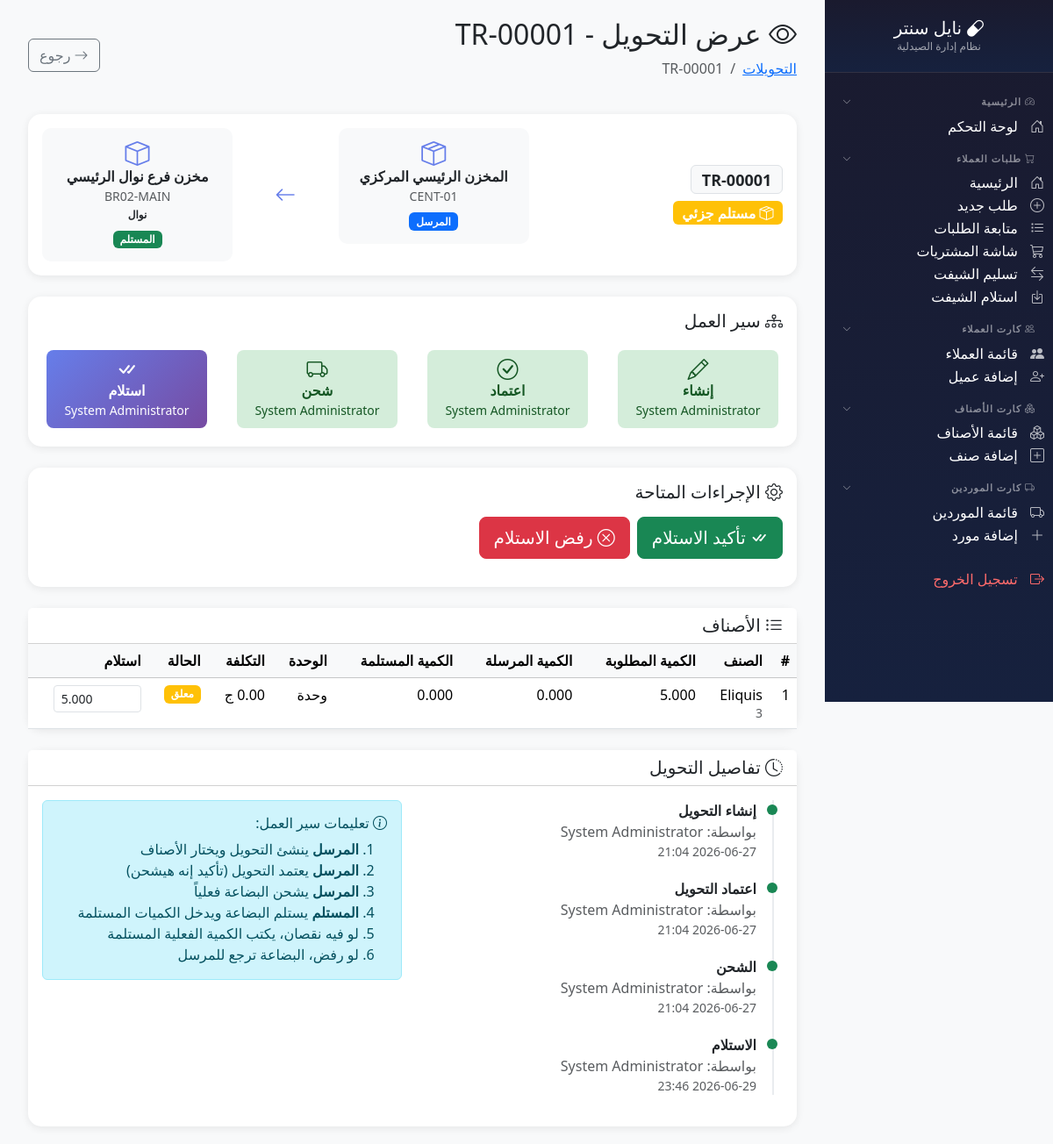
The page /modules/inventory/transfers/view.php?id=1 (signed in) on the database as committed earlier.
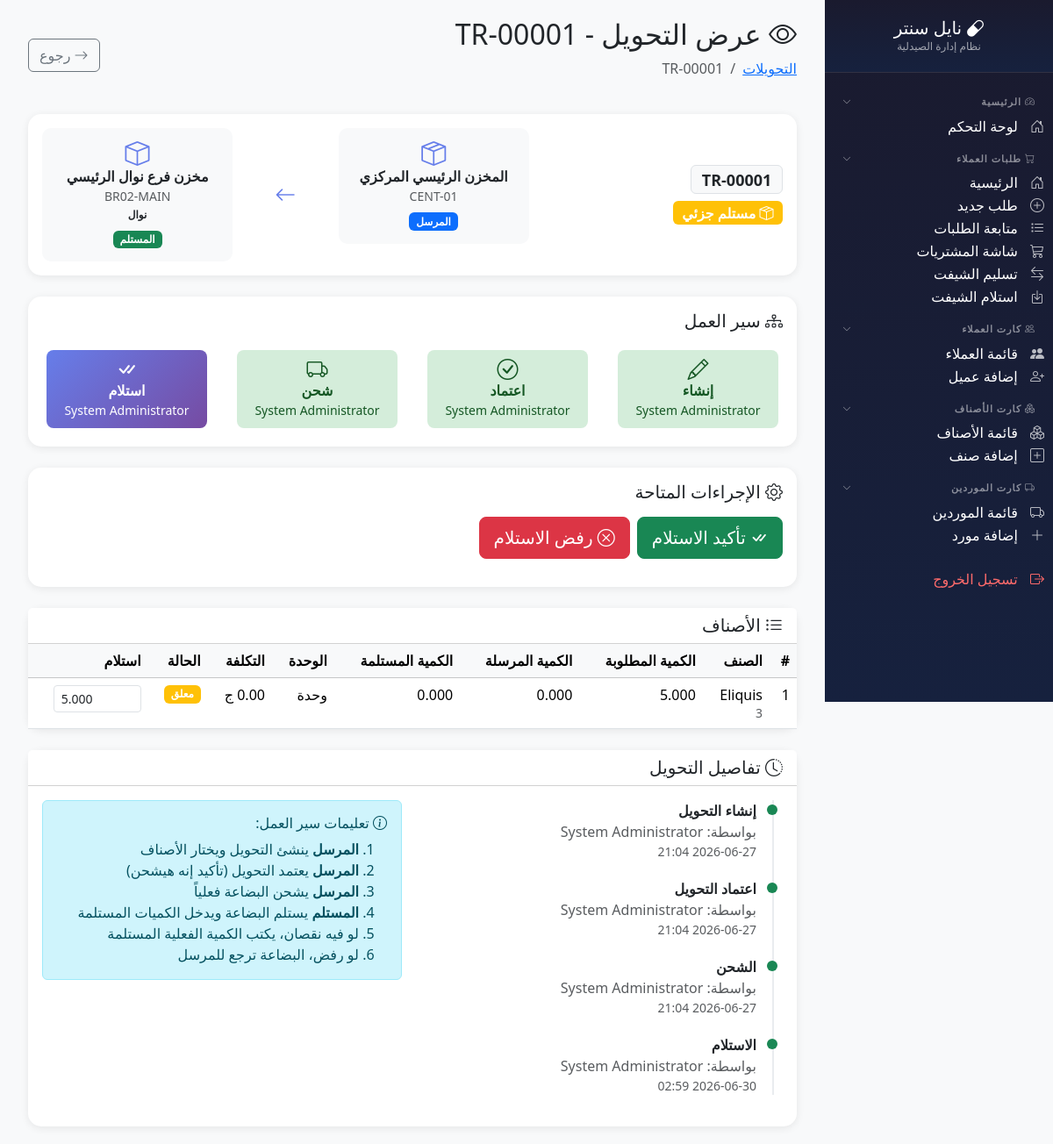
The same page on the database as committed later.
### tables this page shows
CREATE TABLE `inventory_transfers` (
  `id` int(11) NOT NULL,
  `transfer_code` varchar(20) NOT NULL,
  `from_store_id` int(11) NOT NULL,
  `to_store_id` int(11) NOT NULL,
  `from_branch_id` int(11) DEFAULT NULL,
  `to_branch_id` int(11) DEFAULT NULL,
  `transfer_type` enum('internal','branch_to_branch','central_to_branch','branch_to_central') NOT NULL,
  `status` enum('draft','pending','approved','shipped','partial_received','received','rejected','cancelled') DEFAULT 'draft',
  `total_items` int(11) DEFAULT 0,
  `total_quantity` decimal(12,3) DEFAULT 0.000,
  `total_cost` decimal(12,2) DEFAULT 0.00,
  `total_sell` decimal(12,2) DEFAULT 0.00,
  `notes` text DEFAULT NULL,
  `requested_by` int(11) DEFAULT NULL,
  `approved_by` int(11) DEFAULT NULL,
  `shipped_by` int(11) DEFAULT NULL,
  `received_by` int(11) DEFAULT NULL,
  `requested_at` datetime DEFAULT NULL,
  `approved_at` datetime DEFAULT NULL,
  `shipped_at` datetime DEFAULT NULL,
  `received_at` datetime DEFAULT NULL,
  `transfer_date` date DEFAULT NULL,
  `created_at` timestamp NOT NULL DEFAULT current_timestamp()
);

CREATE TABLE `stores` (
  `id` int(11) NOT NULL,
  `store_code` varchar(20) NOT NULL,
  `store_name` varchar(100) NOT NULL,
  `store_type` enum('main','sub') NOT NULL DEFAULT 'sub',
  `store_category` enum('warehouse','pharmacy','expired','damaged','surplus','general') NOT NULL DEFAULT 'general',
  `branch_id` int(11) DEFAULT NULL,
  `parent_store_id` int(11) DEFAULT NULL,
  `is_active` tinyint(1) DEFAULT 1,
  `notes` text DEFAULT NULL,
  `created_by` int(11) DEFAULT NULL,
  `created_at` timestamp NOT NULL DEFAULT current_timestamp(),
  `updated_at` timestamp NOT NULL DEFAULT current_timestamp() ON UPDATE current_timestamp()
);

CREATE TABLE `branches` (
  `id` int(11) NOT NULL,
  `branch_code` varchar(20) NOT NULL,
  `branch_name` varchar(100) NOT NULL,
  `address` varchar(200) DEFAULT NULL,
  `phone` varchar(20) DEFAULT NULL,
  `is_active` tinyint(1) DEFAULT 1,
  `created_at` timestamp NOT NULL DEFAULT current_timestamp()
);

CREATE TABLE `users` (
  `id` int(11) NOT NULL,
  `username` varchar(50) NOT NULL,
  `password` varchar(255) NOT NULL,
  `full_name` varchar(100) NOT NULL,
  `role` enum('admin','pharmacist','purchaser','cashier') DEFAULT 'pharmacist',
  `branch_code` varchar(20) DEFAULT NULL,
  `phone` varchar(20) DEFAULT NULL,
  `is_active` tinyint(1) DEFAULT 1,
  `last_login` datetime DEFAULT NULL,
  `created_at` timestamp NOT NULL DEFAULT current_timestamp(),
  `updated_at` timestamp NOT NULL DEFAULT current_timestamp() ON UPDATE current_timestamp()
);

### modules/inventory/transfers/view.php (the view, shortened to what the changed rows need)
<?php
$db = getDB();
$transfer_id = intval($_GET['id'] ?? 0);
$stmt = $db->prepare("
    SELECT t.*,
        fs.store_name as from_store_name, fs.store_code as from_store_code,
        ts.store_name as to_store_name, ts.store_code as to_store_code,
        fb.branch_name as from_branch_name,
        tb.branch_name as to_branch_name,
        u1.full_name as requested_by_name,
        u2.full_name as approved_by_name,
        u3.full_name as shipped_by_name,
        u4.full_name as received_by_name
    FROM inventory_transfers t
    LEFT JOIN stores fs ON t.from_store_id = fs.id
    LEFT JOIN stores ts ON t.to_store_id = ts.id
    LEFT JOIN branches fb ON t.from_branch_id = fb.id
    LEFT JOIN branches tb ON t.to_branch_id = tb.id
    LEFT JOIN users u1 ON t.requested_by = u1.id
    LEFT JOIN users u2 ON t.approved_by = u2.id
    LEFT JOIN users u3 ON t.shipped_by = u3.id
    LEFT JOIN users u4 ON t.received_by = u4.id
    WHERE t.id = ?
");
$stmt->execute([$transfer_id]);
$transfer = $stmt->fetch();
$status_labels = [
    'draft' => ['مسودة', 'bg-secondary', 'bi-pencil'],
    'pending' => ['معلق', 'bg-warning text-dark', 'bi-clock'],
    'approved' => ['معتمد', 'bg-info', 'bi-check-circle'],
    'shipped' => ['مرسل', 'bg-primary', 'bi-truck'],
    'partial_received' => ['مستلم جزئي', 'bg-warning', 'bi-box-seam'],
    'received' => ['مستلم', 'bg-success', 'bi-check-all'],
    'rejected' => ['مرفوض', 'bg-danger', 'bi-x-circle'],
    'cancelled' => ['ملغي', 'bg-dark', 'bi-x-octagon']
];
$status_info = $status_labels[$transfer['status']] ?? ['غير معروف', 'bg-secondary', 'bi-question'];
$page_title = 'عرض التحويل - ' . $transfer['transfer_code'];
?>
<!DOCTYPE html>
<html lang="ar" dir="rtl">
<head>
    <link href="https://cdn.jsdelivr.net/npm/bootstrap@5.3.2/dist/css/bootstrap.rtl.min.css" rel="stylesheet">
    <link href="https://cdn.jsdelivr.net/npm/bootstrap-icons@1.11.1/font/bootstrap-icons.css" rel="stylesheet">
</head>
<body>
    <div class="main-content">
        <div class="container-fluid">
            <div class="d-flex justify-content-between align-items-center mb-4">
                <div>
                    <h2><i class="bi bi-eye"></i> <?= $page_title ?></h2>
                    <nav aria-label="breadcrumb">
                        <ol class="breadcrumb">
                            <li class="breadcrumb-item"><a href="index.php">التحويلات</a></li>
                            <li class="breadcrumb-item active"><?= htmlspecialchars($transfer['transfer_code']) ?></li>
                        </ol>
                    </nav>
                </div>
            </div>
            <div class="card mb-4">
                <div class="card-body">
                    <div class="row align-items-center">
                        <div class="col-md-4">
                            <h4><span class="badge bg-light text-dark border"><?= htmlspecialchars($transfer['transfer_code']) ?></span></h4>
                            <span class="badge <?= $status_info[1] ?> fs-6">
                                <i class="bi <?= $status_info[2] ?>"></i> <?= $status_info[0] ?>
                            </span>
                        </div>
                        <div class="col-md-8">
                            <div class="row">
                                <div class="col-5">
                                    <div class="store-box">
                                        <i class="bi bi-box-seam"></i>
                                        <div class="fw-bold"><?= htmlspecialchars($transfer['from_store_name']) ?></div>
                                        <small class="text-muted"><?= htmlspecialchars($transfer['from_store_code']) ?></small>
                                        <div class="mt-2"><span class="badge bg-primary">المرسل</span></div>
                                    </div>
                                </div>
                                <div class="col-5">
                                    <div class="store-box">
                                        <i class="bi bi-box"></i>
                                        <div class="fw-bold"><?= htmlspecialchars($transfer['to_store_name']) ?></div>
                                        <small class="text-muted"><?= htmlspecialchars($transfer['to_store_code']) ?></small>
                                        <?php if ($transfer['to_branch_name']): ?>
                                            <div><span class="badge bg-light text-dark"><?= htmlspecialchars($transfer['to_branch_name']) ?></span></div>
                                        <?php endif; ?>
                                        <div class="mt-2"><span class="badge bg-success">المستلم</span></div>
                                    </div>
                                </div>
                            </div>
                        </div>
                    </div>
                </div>
            </div>
            <div class="card mb-4">
                <div class="card-body">
                    <div class="row">
                        <div class="col">
                            <div class="workflow-step <?= in_array($transfer['status'], ['draft', 'approved', 'shipped', 'partial_received', 'received']) ? 'completed' : 'pending' ?>">
                                <i class="bi bi-pencil fs-4"></i>
                                <div class="fw-bold">إنشاء</div>
                                <small><?= htmlspecialchars($transfer['requested_by_name'] ?? '') ?></small>
                            </div>
                        </div>
                        <div class="col">
                            <div class="workflow-step <?= in_array($transfer['status'], ['approved', 'shipped', 'partial_received', 'received']) ? 'completed' : 'pending' ?>">
                                <i class="bi bi-check-circle fs-4"></i>
                                <div class="fw-bold">اعتماد</div>
                                <small><?= htmlspecialchars($transfer['approved_by_name'] ?? '') ?></small>
                            </div>
                        </div>
                        <div class="col">
                            <div class="workflow-step <?= in_array($transfer['status'], ['shipped', 'partial_received', 'received']) ? 'completed' : 'pending' ?>">
                                <i class="bi bi-truck fs-4"></i>
                                <div class="fw-bold">شحن</div>
                                <small><?= htmlspecialchars($transfer['shipped_by_name'] ?? '') ?></small>
                            </div>
                        </div>
                        <div class="col">
                            <div class="workflow-step <?= in_array($transfer['status'], ['received']) ? 'completed' : ($transfer['status'] === 'partial_received' ? 'active' : 'pending') ?>">
                                <i class="bi bi-check-all fs-4"></i>
                                <div class="fw-bold">استلام</div>
                                <small><?= htmlspecialchars($transfer['received_by_name'] ?? '') ?></small>
                            </div>
                        </div>
                    </div>
                </div>
            </div>
            <div class="card mb-4">
                <div class="card-body p-0">
                    <div class="table-responsive">
                        <table class="table table-hover mb-0">
                            <thead class="table-light">
                                <tr>
                                    <th>#</th>
                                    <th>الصنف</th>
                                    <th>الكمية المطلوبة</th>
                                    <th>الكمية المرسلة</th>
                                    <th>الكمية المستلمة</th>
                                    <th>الوحدة</th>
                                    <th>التكلفة</th>
                                    <th>الحالة</th>
                                    <?php if ($transfer['status'] === 'shipped' || $transfer['status'] === 'partial_received'): ?>
                                    <th>استلام</th>
                                    <?php endif; ?>
                                </tr>
                            </thead>
                        </table>
                    </div>
                </div>
            </div>
            <div class="card">
                <div class="card-body">
                    <div class="row">
                        <div class="col-md-6">
                            <div class="timeline">
                                <div class="timeline-item <?= $transfer['requested_at'] ? 'completed' : 'pending' ?>">
                                    <div class="fw-bold">إنشاء التحويل</div>
                                    <div class="text-muted">بواسطة: <?= htmlspecialchars($transfer['requested_by_name'] ?? 'غير معروف') ?></div>
                                    <div class="text-muted small"><?= $transfer['requested_at'] ? date('Y-m-d H:i', strtotime($transfer['requested_at'])) : '-' ?></div>
                                </div>
                                <div class="timeline-item <?= $transfer['approved_at'] ? 'completed' : 'pending' ?>">
                                    <div class="fw-bold">اعتماد التحويل</div>
                                    <div class="text-muted">بواسطة: <?= htmlspecialchars($transfer['approved_by_name'] ?? 'غير معروف') ?></div>
                                    <div class="text-muted small"><?= $transfer['approved_at'] ? date('Y-m-d H:i', strtotime($transfer['approved_at'])) : '-' ?></div>
                                </div>
                                <div class="timeline-item <?= $transfer['shipped_at'] ? 'completed' : 'pending' ?>">
                                    <div class="fw-bold">الشحن</div>
                                    <div class="text-muted">بواسطة: <?= htmlspecialchars($transfer['shipped_by_name'] ?? 'غير معروف') ?></div>
                                    <div class="text-muted small"><?= $transfer['shipped_at'] ? date('Y-m-d H:i', strtotime($transfer['shipped_at'])) : '-' ?></div>
                                </div>
                                <div class="timeline-item <?= $transfer['received_at'] ? 'completed' : 'pending' ?>">
                                    <div class="fw-bold">الاستلام</div>
                                    <div class="text-muted">بواسطة: <?= htmlspecialchars($transfer['received_by_name'] ?? 'غير معروف') ?></div>
                                    <div class="text-muted small"><?= $transfer['received_at'] ? date('Y-m-d H:i', strtotime($transfer['received_at'])) : '-' ?></div>
                                </div>
                            </div>
                        </div>
                    </div>
                </div>
            </div>
        </div>
    </div>
</body>
</html>

Rows that differ between the two databases and show on the page:
changed inventory_transfers "عرض التحويل - TR-00001": received_at "2026-06-29 23:46" → "2026-06-30 02:59"
